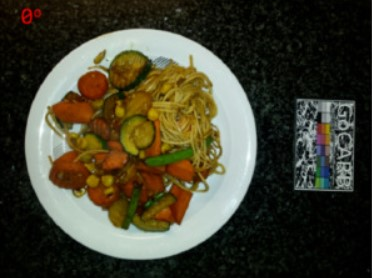
#> input picture Master/fid.jpg, 372 x 278 px
$ jupyter execute --allow-errors 'Master - Flow - Voxel.ipynb'
#> lines starting #> are read from the running program, lines starting #| are printed output that depends on the picture; after the words box and inside, x2 and y2 are one past the last pixel; in counts of white or black regions, pixels touching at a corner belong together
[cell 1]
import tensorflow as tf
import tensorflow_hub as hub
import matplotlib.pyplot as plt
import numpy as np
import tarfile
import os
import pandas as pd
import matplotlib.patches as mpatches
import cv2
import numpy as np

[cell 2]
input_image = 'fid.jpg'
image_path = 'fid.jpg'

Step 0: Check for the credit card.

[cell 3]
image = cv2.imread(image_path)
#> image is the input picture: shape (278, 372, 3); mean B, G, R 48.6, 65.7, 68.3

# Check if the image is loaded properly
if image is None:
    print(f"Error: Unable to load image at {image_path}")
    exit(1)

[cell 4]
def detect_credit_card(image_path):
    # Load the image
#> called with image_path = 'fid.jpg'
    print("Loading image...")
    image = cv2.imread(image_path)

    gray = cv2.cvtColor(image, cv2.COLOR_BGR2GRAY)
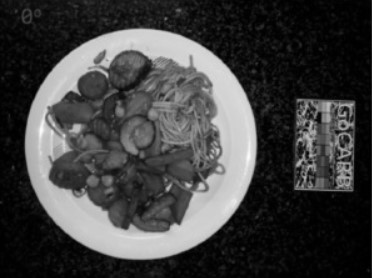
#> gray: shape (278, 372); min 0, max 252, mean 64.6

    # Apply Gaussian blur to reduce noise and improve edge detection
    blurred = cv2.GaussianBlur(gray, (5, 5), 0)

    # Detect edges using Canny edge detector
    edged = cv2.Canny(blurred, 75, 200)
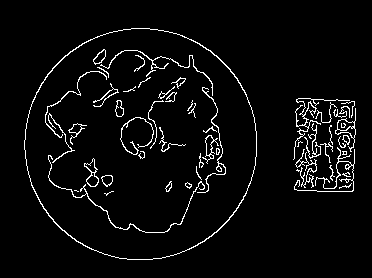
#> edged: shape (278, 372); 4.4% white in thin lines or dots, all inside (x1, y1, x2, y2) = (24, 28, 356, 260)

    # Find contours in the edged image
    contours, _ = cv2.findContours(edged.copy(), cv2.RETR_EXTERNAL, cv2.CHAIN_APPROX_SIMPLE)
#> contours = 18 contours, 11 with area under 20; largest, box (x1, y1, x2, y2) and area: (24, 28, 257, 260) 42242, (335, 108, 356, 152) 238, (295, 149, 317, 188) 60, (294, 147, 355, 192) 58, (293, 98, 350, 160) 48, (342, 135, 350, 145) 38, (304, 123, 321, 159) 25

    # List to hold all possible credit card contours
    card_contours = []

    # Loop over the contours
    for c in contours:
        # Approximate the contour
        peri = cv2.arcLength(c, True)
        approx = cv2.approxPolyDP(c, 0.02 * peri, True)

        # If the contour has four points, it could be a rectangle (credit card)
        if len(approx) == 4:
            card_contours.append(approx)
#> this loop made 18 passes
#> peri on passes 1 to 12: 31.8, 32.38, 42.87, 14.83, 346.9, 541.8, 87.6, 18.49, 44.04, 27.9, 44.97, 234.3
#> (peri, approx) on pass 16: (63.8, [[341, 103], [354, 102], [351, 117], [354, 101]])
#> after the loop, card_contours = [[[341, 103], [354, 102], [351, 117], [354, 101]]]

    # Assuming the largest rectangle is the credit card
    if len(card_contours) > 0:
        credit_card_contour = max(card_contours, key=cv2.contourArea)
#> credit_card_contour = [[341, 103], [354, 102], [351, 117], [354, 101]]
        # Draw the contour of the credit card on the image
        cv2.drawContours(image, [credit_card_contour], -1, (0, 255, 0), 2)
#> image: shape (278, 372, 3); 0.09% of pixels changed, all inside (x1, y1, x2, y2) = (340, 100, 356, 119)

        # Show the image with detected credit card
        cv2.imshow("Image", image)
        cv2.waitKey(0)
        cv2.destroyAllWindows()

        return credit_card_contour
    else:
        print("No credit card found.")
        return None

# Path to your image
image_path = 'fid.jpg'
print("Detecting credit card...")
credit_card_coords = detect_credit_card(image_path)
#> credit_card_coords = [[341, 103], [354, 102], [351, 117], [354, 101]]

if credit_card_coords is not None:
    print("Credit Card Coordinates:", credit_card_coords)
#| Credit Card Coordinates: [[[341 103]]
#|  [[354 102]]
#|  [[351 117]]
#|  [[354 101]]]

Step1: Remove Plates and Stuff

[cell 5]
# Extract the tar.gz model
model_filename = 'seefood_segmenter_mobile_food_segmenter_V1_1.tar.gz'
extracted_folder_path = 'extracted_model'

#> (the rest of this cell did not finish here and is left out)

Monocular Depth Estimation

[cell 6]
from PIL import Image
import numpy as np
import requests
import torch
import sys

from transformers import DPTForDepthEstimation, DPTFeatureExtractor

torch.device('cpu')
#> (this line was passed over: torch is not available in this run)

#> (the rest of this cell did not finish here and is left out)

Depth Factor Calculation

[cell 7]
# [58 lines of commented-out code are left out]

#> (a cell that did not finish here is left out)

Remove The Depth Mask with the original Mask

[cell 9]
# Assuming you have loaded the new image as 'new_image' (similar to loading the original image)
# 1. Load the image
# image_path = 'test.jpg'
image_path = 'MT_Depth_UnMasked.png'
#> (the rest of this cell did not finish here and is left out)

Quantification

[cell 10]
import numpy as np
import pyntcloud

from pyntcloud import PyntCloud
import cv2
import pandas as pd
from scipy.spatial import Delaunay
from stl import mesh

# Load the segmented depth image as a NumPy array
image_path = "MT_Depth_Masked.png"
# image_path = "MT_Depth_UnMasked.png"
image = cv2.imread(image_path,cv2.IMREAD_GRAYSCALE)
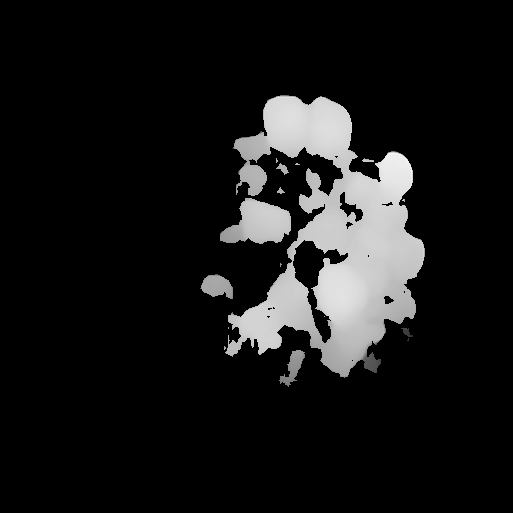
#> input picture Master/MT_Depth_Masked.png, 513 x 513 px
#> image is the input picture: shape (513, 513); min 0, max 255, mean 23.1
segmented_depth_image = image

print(segmented_depth_image)
#> (printed output is left out)

# Extract depth values within the segmented food region
depth_values = segmented_depth_image[segmented_depth_image > 0]


# Assuming pixel coordinates represent (x, y) and depth represents z,
# create a 3D point cloud
height, width = segmented_depth_image.shape
#> height = 513; width = 513
y_coords, x_coords = np.where(segmented_depth_image > 0)
point_cloud = np.column_stack((x_coords, y_coords, depth_values))

# Create a PyntCloud object from the point cloud
#> (the rest of this cell did not finish here and is left out)

Point Cloud Visualization

[cell 11]
import matplotlib.pyplot as plt
from mpl_toolkits.mplot3d import Axes3D

# Assuming you have a point cloud in the variable 'point_cloud'
# It should be a 2D NumPy array with columns for x, y, and z coordinates

# Create a 3D scatter plot
fig = plt.figure()
ax = fig.add_subplot(111, projection='3d')
ax.scatter(point_cloud[:, 0], point_cloud[:, 1], point_cloud[:, 2], s=1)  # 's' controls point size

# Set axis labels (customize as needed)
ax.set_xlabel('X Axis')
ax.set_ylabel('Y Axis')
ax.set_zlabel('Z Axis')

# Show the plot
plt.show()
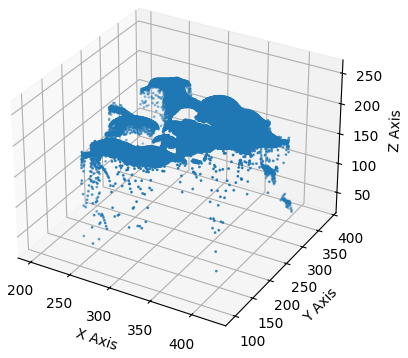
#> figure drawn by matplotlib, 1 panel

[cell 12]
import matplotlib.pyplot as plt
from mpl_toolkits.mplot3d import Axes3D

# Assuming you have a point cloud in the variable 'point_cloud'
# It should be a 2D NumPy array with columns for x, y, and z coordinates

# Create a figure with four subplots
fig = plt.figure(figsize=(12, 8))

# Create the first subplot (top-left)
ax1 = fig.add_subplot(221, projection='3d')
ax1.scatter(point_cloud[:, 0], point_cloud[:, 1], point_cloud[:, 2], s=1)
ax1.set_title('View 1')

# Create the second subplot (top-right)
ax2 = fig.add_subplot(222, projection='3d')
ax2.scatter(point_cloud[:, 0], point_cloud[:, 1], point_cloud[:, 2], s=1)
ax2.view_init(elev=0, azim=90)  # Adjust the view angle (elevation and azimuth)
ax2.set_title('View 2')

# Create the third subplot (bottom-left)
ax3 = fig.add_subplot(223, projection='3d')
ax3.scatter(point_cloud[:, 0], point_cloud[:, 1], point_cloud[:, 2], s=1)
ax3.view_init(elev=0, azim=180)  # Adjust the view angle
ax3.set_title('View 3')

# Create the fourth subplot (bottom-right)
ax4 = fig.add_subplot(224, projection='3d')
ax4.scatter(point_cloud[:, 0], point_cloud[:, 1], point_cloud[:, 2], s=1)
ax4.view_init(elev=0, azim=270)  # Adjust the view angle
ax4.set_title('View 4')

# Set common labels for the entire figure
fig.text(0.5, 0.04, 'X Axis', ha='center')
fig.text(0.04, 0.5, 'Y Axis', va='center', rotation='vertical')
fig.text(0.92, 0.5, 'Z Axis', va='center', rotation='vertical')

# Adjust spacing between subplots
plt.tight_layout()

# Show the plot
plt.show()
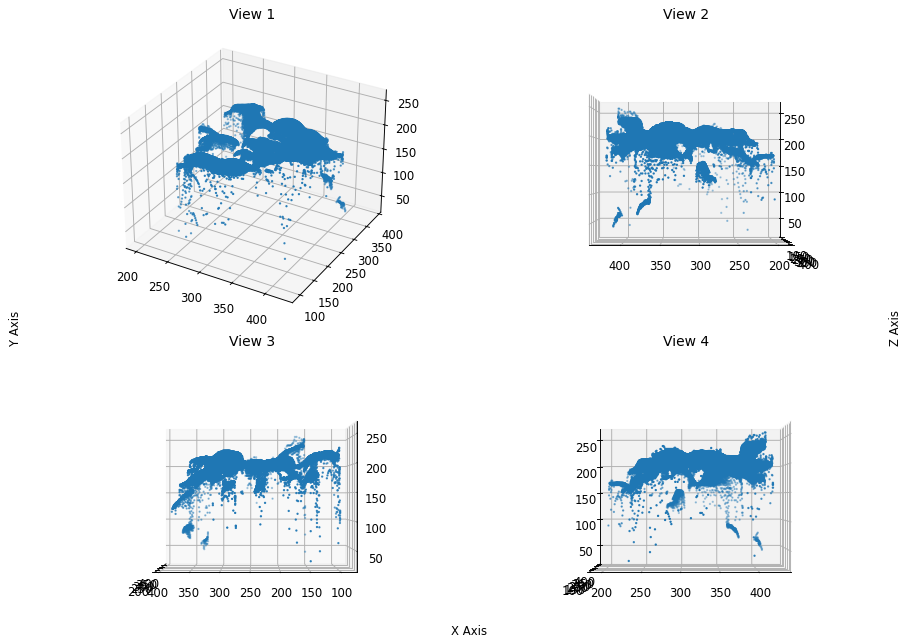
#> figure drawn by matplotlib, 4 panels
